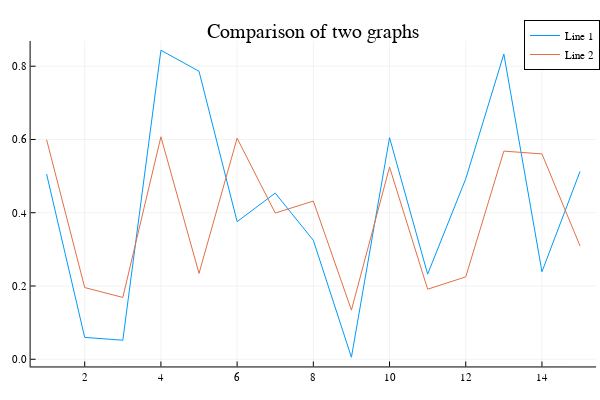

Notebook source saved alongside this figure:
### Code cell
x = 1:15; y = rand(15,2) 
plot(x, y, title = "Comparison of two graphs", labels = ["Line 1" "Line 2"])

### Figure 1 — Plotly figure (JSON) as saved in the notebook; plotly's stock layout.template omitted (floating-point values rounded to 4 significant figures)
{"data": [{"colorbar": {"title": ""}, "legendgroup": "Line 1", "line": {"color": "rgba(0, 154, 250, 1.000)", "dash": "solid", "shape": "linear", "width": 1}, "mode": "lines", "name": "Line 1", "showlegend": true, "type": "scatter", "x": [1, 2, 3, 4, 5, 6, 7, 8, 9, 10, 11, 12, 13, 14, 15], "xaxis": "x", "y": [0.5055, 0.05961, 0.05195, 0.8436, 0.7862, 0.3757, 0.4536, 0.3247, 0.005466, 0.605, 0.2323, 0.4926, 0.8333, 0.2389, 0.5128], "yaxis": "y", "zmax": null, "zmin": null}, {"colorbar": {"title": ""}, "legendgroup": "Line 2", "line": {"color": "rgba(227, 111, 71, 1.000)", "dash": "solid", "shape": "linear", "width": 1}, "mode": "lines", "name": "Line 2", "showlegend": true, "type": "scatter", "x": [1, 2, 3, 4, 5, 6, 7, 8, 9, 10, 11, 12, 13, 14, 15], "xaxis": "x", "y": [0.5994, 0.1957, 0.1688, 0.6073, 0.2344, 0.6035, 0.3991, 0.4319, 0.1341, 0.5246, 0.1912, 0.2249, 0.5682, 0.5605, 0.3091], "yaxis": "y", "zmax": null, "zmin": null}], "layout": {"annotations": [{"font": {"color": "rgba(0, 0, 0, 1.000)", "family": "sans-serif", "size": 20}, "rotation": 0, "showarrow": false, "text": "Comparison of two graphs", "x": 0.5222, "xanchor": "center", "xref": "paper", "y": 1, "yanchor": "top", "yref": "paper"}], "height": 400, "legend": {"bgcolor": "rgba(255, 255, 255, 1.000)", "bordercolor": "rgba(0, 0, 0, 1.000)", "borderwidth": 1, "font": {"color": "rgba(0, 0, 0, 1.000)", "family": "sans-serif", "size": 11}, "title": {"font": {"color": "rgba(0, 0, 0, 1.000)", "family": "sans-serif", "size": 15}, "text": ""}, "tracegroupgap": 0, "traceorder": "normal", "x": 1, "xanchor": "auto", "y": 1, "yanchor": "auto"}, "margin": {"b": 20, "l": 0, "r": 0, "t": 20}, "paper_bgcolor": "rgba(255, 255, 255, 1.000)", "plot_bgcolor": "rgba(255, 255, 255, 1.000)", "showlegend": true, "width": 600, "xaxis": {"anchor": "y", "domain": [0.05101, 0.9934], "gridcolor": "rgba(0, 0, 0, 0.100)", "gridwidth": 0.5, "linecolor": "rgba(0, 0, 0, 1.000)", "mirror": false, "range": [0.58, 15.42], "showgrid": true, "showline": true, "showticklabels": true, "tickangle": 0, "tickcolor": "rgb(0, 0, 0)", "tickfont": {"color": "rgba(0, 0, 0, 1.000)", "family": "sans-serif", "size": 11}, "tickmode": "array", "ticks": "inside", "ticktext": ["2", "4", "6", "8", "10", "12", "14"], "tickvals": [2, 4, 6, 8, 10, 12, 14], "title": "", "titlefont": {"color": "rgba(0, 0, 0, 1.000)", "family": "sans-serif", "size": 15}, "type": "-", "visible": true, "zeroline": false, "zerolinecolor": "rgba(0, 0, 0, 1.000)"}, "yaxis": {"anchor": "x", "domain": [0.03762, 0.9415], "gridcolor": "rgba(0, 0, 0, 0.100)", "gridwidth": 0.5, "linecolor": "rgba(0, 0, 0, 1.000)", "mirror": false, "range": [-0.01968, 0.8687], "showgrid": true, "showline": true, "showticklabels": true, "tickangle": 0, "tickcolor": "rgb(0, 0, 0)", "tickfont": {"color": "rgba(0, 0, 0, 1.000)", "family": "sans-serif", "size": 11}, "tickmode": "array", "ticks": "inside", "ticktext": ["0.0", "0.2", "0.4", "0.6", "0.8"], "tickvals": [0, 0.2, 0.4, 0.6, 0.8], "title": "", "titlefont": {"color": "rgba(0, 0, 0, 1.000)", "family": "sans-serif", "size": 15}, "type": "-", "visible": true, "zeroline": false, "zerolinecolor": "rgba(0, 0, 0, 1.000)"}}}
